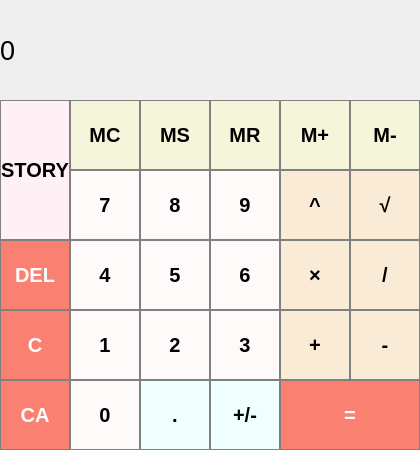
<?xml version="1.0" encoding="UTF-8"?>
<ui version="4.0">
 <class>MainWindow</class>
 <widget class="QMainWindow" name="MainWindow">
  <property name="geometry">
   <rect>
    <x>0</x>
    <y>0</y>
    <width>420</width>
    <height>450</height>
   </rect>
  </property>
  <property name="windowTitle">
   <string>MainWindow</string>
  </property>
  <widget class="QWidget" name="centralwidget">
   <widget class="QPushButton" name="pushButton_ms">
    <property name="geometry">
     <rect>
      <x>140</x>
      <y>100</y>
      <width>70</width>
      <height>70</height>
     </rect>
    </property>
    <property name="styleSheet">
     <string notr="true">QPushButton {
	background-color: rgb(245, 245, 220);
	font: bold;
	font-size: 20px;
	border: 1px solid gray;
}
QPushButton:pressed {
	background-color: qlineargradient(x1: 0, y1: 0, x2: 0, y2: 1,
										stop: 0 #90EE90, stop: 1 #90EE90);
}</string>
    </property>
    <property name="text">
     <string>MS</string>
    </property>
   </widget>
   <widget class="QPushButton" name="pushButton_mr">
    <property name="geometry">
     <rect>
      <x>210</x>
      <y>100</y>
      <width>70</width>
      <height>70</height>
     </rect>
    </property>
    <property name="styleSheet">
     <string notr="true">QPushButton {
	background-color: rgb(245, 245, 220);
	font: bold;
	font-size: 20px;
	border: 1px solid gray;
}
QPushButton:pressed {
	background-color: qlineargradient(x1: 0, y1: 0, x2: 0, y2: 1,
										stop: 0 #90EE90, stop: 1 #90EE90);
}</string>
    </property>
    <property name="text">
     <string>MR</string>
    </property>
   </widget>
   <widget class="QPushButton" name="pushButton_mplus">
    <property name="geometry">
     <rect>
      <x>280</x>
      <y>100</y>
      <width>70</width>
      <height>70</height>
     </rect>
    </property>
    <property name="styleSheet">
     <string notr="true">QPushButton {
	background-color: rgb(245, 245, 220);
	font: bold;
	font-size: 20px;
	border: 1px solid gray;
}
QPushButton:pressed {
	background-color: qlineargradient(x1: 0, y1: 0, x2: 0, y2: 1,
										stop: 0 #90EE90, stop: 1 #90EE90);
}</string>
    </property>
    <property name="text">
     <string>M+</string>
    </property>
   </widget>
   <widget class="QPushButton" name="pushButton_mmin">
    <property name="geometry">
     <rect>
      <x>350</x>
      <y>100</y>
      <width>70</width>
      <height>70</height>
     </rect>
    </property>
    <property name="styleSheet">
     <string notr="true">QPushButton {
	background-color: rgb(245, 245, 220);
	font: bold;
	font-size: 20px;
	border: 1px solid gray;
}
QPushButton:pressed {
	background-color: qlineargradient(x1: 0, y1: 0, x2: 0, y2: 1,
										stop: 0 #90EE90, stop: 1 #90EE90);
}</string>
    </property>
    <property name="text">
     <string>M-</string>
    </property>
   </widget>
   <widget class="QPushButton" name="pushButton_pow">
    <property name="geometry">
     <rect>
      <x>280</x>
      <y>170</y>
      <width>70</width>
      <height>70</height>
     </rect>
    </property>
    <property name="styleSheet">
     <string notr="true">QPushButton {
	background-color: rgb(250, 235, 215);
	font: bold;
	font-size: 20px;
	border: 1px solid gray;
}
QPushButton:pressed {
	background-color: qlineargradient(x1: 0, y1: 0, x2: 0, y2: 1,
										stop: 0 #FFE4B5, stop: 1 #FFE4B5);
}</string>
    </property>
    <property name="text">
     <string>^</string>
    </property>
   </widget>
   <widget class="QPushButton" name="pushButton_root">
    <property name="geometry">
     <rect>
      <x>350</x>
      <y>170</y>
      <width>70</width>
      <height>70</height>
     </rect>
    </property>
    <property name="styleSheet">
     <string notr="true">QPushButton {
	background-color: rgb(250, 235, 215);
	font: bold;
	font-size: 20px;
	border: 1px solid gray;
}
QPushButton:pressed {
	background-color: qlineargradient(x1: 0, y1: 0, x2: 0, y2: 1,
										stop: 0 #FFE4B5, stop: 1 #FFE4B5);
}</string>
    </property>
    <property name="text">
     <string>√</string>
    </property>
   </widget>
   <widget class="QPushButton" name="pushButton_div">
    <property name="geometry">
     <rect>
      <x>350</x>
      <y>240</y>
      <width>70</width>
      <height>70</height>
     </rect>
    </property>
    <property name="styleSheet">
     <string notr="true">QPushButton {
	background-color: rgb(250, 235, 215);
	font: bold;
	font-size: 20px;
	border: 1px solid gray;
}
QPushButton:pressed {
	background-color: qlineargradient(x1: 0, y1: 0, x2: 0, y2: 1,
										stop: 0 #FFE4B5, stop: 1 #FFE4B5);
}</string>
    </property>
    <property name="text">
     <string>/</string>
    </property>
   </widget>
   <widget class="QPushButton" name="pushButton_8">
    <property name="geometry">
     <rect>
      <x>140</x>
      <y>170</y>
      <width>70</width>
      <height>70</height>
     </rect>
    </property>
    <property name="styleSheet">
     <string notr="true">QPushButton {
	background-color: rgb(255, 250, 250);
	font: bold;
	font-size: 20px;
	border: 1px solid gray;
}
QPushButton:pressed {
	background-color: qlineargradient(x1: 0, y1: 0, x2: 0, y2: 1,
										stop: 0 #dadbde, stop: 1 #dadbde);
}</string>
    </property>
    <property name="text">
     <string>8</string>
    </property>
   </widget>
   <widget class="QPushButton" name="pushButton_mc">
    <property name="geometry">
     <rect>
      <x>70</x>
      <y>100</y>
      <width>70</width>
      <height>70</height>
     </rect>
    </property>
    <property name="styleSheet">
     <string notr="true">QPushButton {
	background-color: rgb(245, 245, 220);
	font: bold;
	font-size: 20px;
	border: 1px solid gray;
}
QPushButton:pressed {
	background-color: qlineargradient(x1: 0, y1: 0, x2: 0, y2: 1,
										stop: 0 #90EE90, stop: 1 #90EE90);
}</string>
    </property>
    <property name="text">
     <string>MC</string>
    </property>
   </widget>
   <widget class="QPushButton" name="pushButton_9">
    <property name="geometry">
     <rect>
      <x>210</x>
      <y>170</y>
      <width>70</width>
      <height>70</height>
     </rect>
    </property>
    <property name="styleSheet">
     <string notr="true">QPushButton {
	background-color: rgb(255, 250, 250);
	font: bold;
	font-size: 20px;
	border: 1px solid gray;
}
QPushButton:pressed {
	background-color: qlineargradient(x1: 0, y1: 0, x2: 0, y2: 1,
										stop: 0 #dadbde, stop: 1 #dadbde);
}</string>
    </property>
    <property name="text">
     <string>9</string>
    </property>
   </widget>
   <widget class="QPushButton" name="pushButton_7">
    <property name="geometry">
     <rect>
      <x>70</x>
      <y>170</y>
      <width>70</width>
      <height>70</height>
     </rect>
    </property>
    <property name="styleSheet">
     <string notr="true">QPushButton {
	background-color: rgb(255, 250, 250);
	font: bold;
	font-size: 20px;
	border: 1px solid gray;
}
QPushButton:pressed {
	background-color: qlineargradient(x1: 0, y1: 0, x2: 0, y2: 1,
										stop: 0 #dadbde, stop: 1 #dadbde);
}</string>
    </property>
    <property name="text">
     <string>7</string>
    </property>
   </widget>
   <widget class="QPushButton" name="pushButton_mul">
    <property name="geometry">
     <rect>
      <x>280</x>
      <y>240</y>
      <width>70</width>
      <height>70</height>
     </rect>
    </property>
    <property name="styleSheet">
     <string notr="true">QPushButton {
	background-color: rgb(250, 235, 215);
	font: bold;
	font-size: 20px;
	border: 1px solid gray;
}
QPushButton:pressed {
	background-color: qlineargradient(x1: 0, y1: 0, x2: 0, y2: 1,
										stop: 0 #FFE4B5, stop: 1 #FFE4B5);
}</string>
    </property>
    <property name="text">
     <string>×</string>
    </property>
   </widget>
   <widget class="QPushButton" name="pushButton_minus">
    <property name="geometry">
     <rect>
      <x>350</x>
      <y>310</y>
      <width>70</width>
      <height>70</height>
     </rect>
    </property>
    <property name="styleSheet">
     <string notr="true">QPushButton {
	background-color: rgb(250, 235, 215);
	font: bold;
	font-size: 20px;
	border: 1px solid gray;
}
QPushButton:pressed {
	background-color: qlineargradient(x1: 0, y1: 0, x2: 0, y2: 1,
										stop: 0 #FFE4B5, stop: 1 #FFE4B5);
}</string>
    </property>
    <property name="text">
     <string>-</string>
    </property>
   </widget>
   <widget class="QPushButton" name="pushButton_5">
    <property name="geometry">
     <rect>
      <x>140</x>
      <y>240</y>
      <width>70</width>
      <height>70</height>
     </rect>
    </property>
    <property name="styleSheet">
     <string notr="true">QPushButton {
	background-color: rgb(255, 250, 250);
	font: bold;
	font-size: 20px;
	border: 1px solid gray;
}
QPushButton:pressed {
	background-color: qlineargradient(x1: 0, y1: 0, x2: 0, y2: 1,
										stop: 0 #dadbde, stop: 1 #dadbde);
}</string>
    </property>
    <property name="text">
     <string>5</string>
    </property>
   </widget>
   <widget class="QPushButton" name="pushButton_del">
    <property name="geometry">
     <rect>
      <x>0</x>
      <y>240</y>
      <width>70</width>
      <height>70</height>
     </rect>
    </property>
    <property name="styleSheet">
     <string notr="true">QPushButton {
	background-color: rgb(250, 128, 114);
	color: white;
	font: bold;
	font-size: 20px;
	border: 1px solid gray;
}
QPushButton:pressed {
	background-color: qlineargradient(x1: 0, y1: 0, x2: 0, y2: 1,
										stop: 0 #F08080, stop: 1 #F08080);
}</string>
    </property>
    <property name="text">
     <string>DEL</string>
    </property>
   </widget>
   <widget class="QPushButton" name="pushButton_6">
    <property name="geometry">
     <rect>
      <x>210</x>
      <y>240</y>
      <width>70</width>
      <height>70</height>
     </rect>
    </property>
    <property name="styleSheet">
     <string notr="true">QPushButton {
	background-color: rgb(255, 250, 250);
	font: bold;
	font-size: 20px;
	border: 1px solid gray;
}
QPushButton:pressed {
	background-color: qlineargradient(x1: 0, y1: 0, x2: 0, y2: 1,
										stop: 0 #dadbde, stop: 1 #dadbde);
}</string>
    </property>
    <property name="text">
     <string>6</string>
    </property>
   </widget>
   <widget class="QPushButton" name="pushButton_4">
    <property name="geometry">
     <rect>
      <x>70</x>
      <y>240</y>
      <width>70</width>
      <height>70</height>
     </rect>
    </property>
    <property name="styleSheet">
     <string notr="true">QPushButton {
	background-color: rgb(255, 250, 250);
	font: bold;
	font-size: 20px;
	border: 1px solid gray;
}
QPushButton:pressed {
	background-color: qlineargradient(x1: 0, y1: 0, x2: 0, y2: 1,
										stop: 0 #dadbde, stop: 1 #dadbde);
}</string>
    </property>
    <property name="text">
     <string>4</string>
    </property>
   </widget>
   <widget class="QPushButton" name="pushButton_plus">
    <property name="geometry">
     <rect>
      <x>280</x>
      <y>310</y>
      <width>70</width>
      <height>70</height>
     </rect>
    </property>
    <property name="styleSheet">
     <string notr="true">QPushButton {
	background-color: rgb(250, 235, 215);
	font: bold;
	font-size: 20px;
	border: 1px solid gray;
}
QPushButton:pressed {
	background-color: qlineargradient(x1: 0, y1: 0, x2: 0, y2: 1,
										stop: 0 #FFE4B5, stop: 1 #FFE4B5);
}</string>
    </property>
    <property name="text">
     <string>+</string>
    </property>
   </widget>
   <widget class="QPushButton" name="pushButton_1">
    <property name="geometry">
     <rect>
      <x>70</x>
      <y>310</y>
      <width>70</width>
      <height>70</height>
     </rect>
    </property>
    <property name="styleSheet">
     <string notr="true">QPushButton {
	background-color: rgb(255, 250, 250);
	font: bold;
	font-size: 20px;
	border: 1px solid gray;
}
QPushButton:pressed {
	background-color: qlineargradient(x1: 0, y1: 0, x2: 0, y2: 1,
										stop: 0 #dadbde, stop: 1 #dadbde);
}</string>
    </property>
    <property name="text">
     <string>1</string>
    </property>
   </widget>
   <widget class="QPushButton" name="pushButton_clear">
    <property name="geometry">
     <rect>
      <x>0</x>
      <y>310</y>
      <width>70</width>
      <height>70</height>
     </rect>
    </property>
    <property name="styleSheet">
     <string notr="true">QPushButton {
	background-color: rgb(250, 128, 114);
	color: white;
	font: bold;
	font-size: 20px;
	border: 1px solid gray;
}
QPushButton:pressed {
	background-color: qlineargradient(x1: 0, y1: 0, x2: 0, y2: 1,
										stop: 0 #F08080, stop: 1 #F08080);
}</string>
    </property>
    <property name="text">
     <string>C</string>
    </property>
   </widget>
   <widget class="QPushButton" name="pushButton_clear_all">
    <property name="geometry">
     <rect>
      <x>0</x>
      <y>380</y>
      <width>70</width>
      <height>70</height>
     </rect>
    </property>
    <property name="styleSheet">
     <string notr="true">QPushButton {
	background-color: rgb(250, 128, 114);
	color: white;
	font: bold;
	font-size: 20px;
	border: 1px solid gray;
}
QPushButton:pressed {
	background-color: qlineargradient(x1: 0, y1: 0, x2: 0, y2: 1,
										stop: 0 #F08080, stop: 1 #F08080);
}</string>
    </property>
    <property name="text">
     <string>CA</string>
    </property>
   </widget>
   <widget class="QPushButton" name="pushButton_3">
    <property name="geometry">
     <rect>
      <x>210</x>
      <y>310</y>
      <width>70</width>
      <height>70</height>
     </rect>
    </property>
    <property name="styleSheet">
     <string notr="true">QPushButton {
	background-color: rgb(255, 250, 250);
	font: bold;
	font-size: 20px;
	border: 1px solid gray;
}
QPushButton:pressed {
	background-color: qlineargradient(x1: 0, y1: 0, x2: 0, y2: 1,
										stop: 0 #dadbde, stop: 1 #dadbde);
}</string>
    </property>
    <property name="text">
     <string>3</string>
    </property>
   </widget>
   <widget class="QPushButton" name="pushButton_dot">
    <property name="geometry">
     <rect>
      <x>140</x>
      <y>380</y>
      <width>70</width>
      <height>70</height>
     </rect>
    </property>
    <property name="styleSheet">
     <string notr="true">QPushButton {
	background-color: rgb(240, 255, 255);
	font: bold;
	font-size: 20px;
	border: 1px solid gray;
}
QPushButton:pressed {
	background-color: qlineargradient(x1: 0, y1: 0, x2: 0, y2: 1,
										stop: 0 #ADD8E6, stop: 1 #ADD8E6);
}</string>
    </property>
    <property name="text">
     <string>.</string>
    </property>
   </widget>
   <widget class="QPushButton" name="pushButton_2">
    <property name="geometry">
     <rect>
      <x>140</x>
      <y>310</y>
      <width>70</width>
      <height>70</height>
     </rect>
    </property>
    <property name="styleSheet">
     <string notr="true">QPushButton {
	background-color: rgb(255, 250, 250);
	font: bold;
	font-size: 20px;
	border: 1px solid gray;
}
QPushButton:pressed {
	background-color: qlineargradient(x1: 0, y1: 0, x2: 0, y2: 1,
										stop: 0 #dadbde, stop: 1 #dadbde);
}</string>
    </property>
    <property name="text">
     <string>2</string>
    </property>
   </widget>
   <widget class="QPushButton" name="pushButton_story">
    <property name="geometry">
     <rect>
      <x>0</x>
      <y>100</y>
      <width>70</width>
      <height>140</height>
     </rect>
    </property>
    <property name="styleSheet">
     <string notr="true">QPushButton {
	background-color: rgb(255, 240, 245);
	font: bold;
	font-size: 20px;
	border: 1px solid gray;
}
QPushButton:pressed {
	background-color: qlineargradient(x1: 0, y1: 0, x2: 0, y2: 1,
										stop: 0 #DDA0DD, stop: 1 #DDA0DD);
}</string>
    </property>
    <property name="text">
     <string>STORY</string>
    </property>
   </widget>
   <widget class="QPushButton" name="pushButton_sign">
    <property name="geometry">
     <rect>
      <x>210</x>
      <y>380</y>
      <width>70</width>
      <height>70</height>
     </rect>
    </property>
    <property name="styleSheet">
     <string notr="true">QPushButton {
	background-color: rgb(240, 255, 255);
	font: bold;
	font-size: 20px;
	border: 1px solid gray;
}
QPushButton:pressed {
	background-color: qlineargradient(x1: 0, y1: 0, x2: 0, y2: 1,
										stop: 0 #ADD8E6, stop: 1 #ADD8E6);
}</string>
    </property>
    <property name="text">
     <string>+/-</string>
    </property>
   </widget>
   <widget class="QPushButton" name="pushButton_equal">
    <property name="geometry">
     <rect>
      <x>280</x>
      <y>380</y>
      <width>140</width>
      <height>70</height>
     </rect>
    </property>
    <property name="styleSheet">
     <string notr="true">QPushButton {
	background-color: rgb(250, 128, 114);
	color: white;
	font: bold;
	font-size: 20px;
	border: 1px solid gray;
}
QPushButton:pressed {
	background-color: qlineargradient(x1: 0, y1: 0, x2: 0, y2: 1,
										stop: 0 #F08080, stop: 1 #F08080);
}</string>
    </property>
    <property name="text">
     <string>=</string>
    </property>
   </widget>
   <widget class="QPushButton" name="pushButton_0">
    <property name="geometry">
     <rect>
      <x>70</x>
      <y>380</y>
      <width>70</width>
      <height>70</height>
     </rect>
    </property>
    <property name="styleSheet">
     <string notr="true">QPushButton {
	background-color: rgb(255, 250, 250);
	font: bold;
	font-size: 20px;
	border: 1px solid gray;
}
QPushButton:pressed {
	background-color: qlineargradient(x1: 0, y1: 0, x2: 0, y2: 1,
										stop: 0 #dadbde, stop: 1 #dadbde);
}</string>
    </property>
    <property name="text">
     <string>0</string>
    </property>
   </widget>
   <widget class="QLabel" name="result_show">
    <property name="geometry">
     <rect>
      <x>0</x>
      <y>0</y>
      <width>400</width>
      <height>100</height>
     </rect>
    </property>
    <property name="font">
     <font>
      <pointsize>20</pointsize>
     </font>
    </property>
    <property name="styleSheet">
     <string notr="true">QLabel {
	qproperty-alignment: 'AlignVCenter | AlignRight';
	border-bottom: 1px solid gray;
}

background-color : white;</string>
    </property>
    <property name="text">
     <string>0</string>
    </property>
   </widget>
  </widget>
 </widget>
 <resources/>
 <connections/>
</ui>
